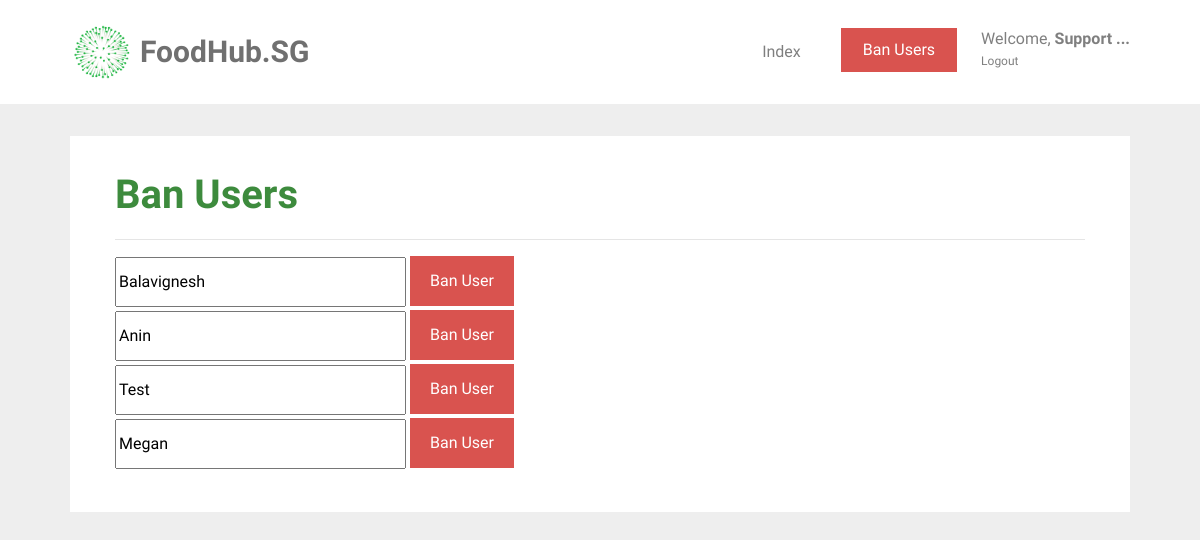
Before: /ban_user (signed in) with the older database file.
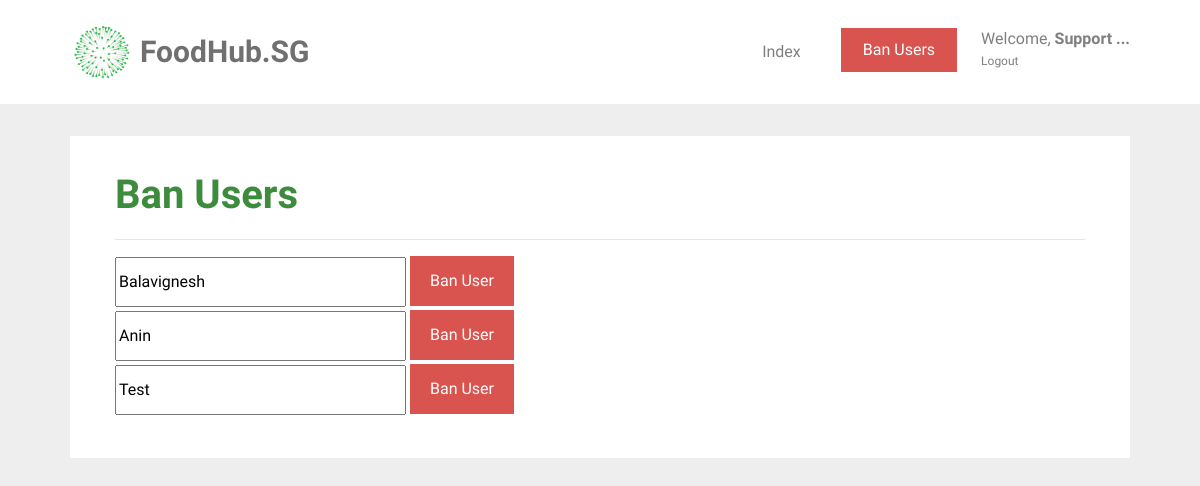
After: the same page with the newer database file.
### tables this page shows
CREATE TABLE user (
  id INTEGER PRIMARY KEY AUTOINCREMENT,
  name TEXT NOT NULL,
  email VARCHAR(512) UNIQUE NOT NULL,
  password TEXT NOT NULL,
  height INTEGER NOT NULL,
  weight INTEGER NOT NULL,
  location TEXT NOT NULL,
  status BOOLEAN NOT NULL
);

### foodhubsg/support.py (the view, shortened to what this page needs)
@bp.route('/ban_user', methods=('GET', 'POST'))
@permission_required
def ban_user():
    db= get_db()
    users = db.execute('SELECT * FROM user').fetchall()
    return render_template('support/ban_users.html', users=users)

### foodhubsg/auth.py (called while the page is built)
def permission_required(view):
    @functools.wraps(view)
    def wrapped_view(**kwargs):
        if g.user is None:
            return redirect(url_for('auth.login'))
        if g.user["id"] != 0:
            flash("You do not have sufficient privileges to enter that page")
            return redirect(url_for('food.index'))
        return view(**kwargs)
    return wrapped_view

@bp.before_app_request
def load_logged_in_user():
    user_id = session.get('user_id')
    if user_id is None:
        g.user = None
    else:
        g.user = get_db().execute(
            'SELECT * FROM user WHERE id = ?', (user_id,)
        ).fetchone()

### foodhubsg/db.py (called while the page is built)
def get_db():
    if 'db' not in g:
        g.db = sqlite3.connect(
            current_app.config['DATABASE'],
            detect_types=sqlite3.PARSE_DECLTYPES
        )
        g.db.row_factory = sqlite3.Row
    return g.db

### foodhubsg/templates/support/ban_users.html (shortened to what this page needs)
{% extends 'base.html' %}
{% block content %}
<div id="colorlib-container">
    <div class="container">
        <div class="box1">
        <div class="row row-pb-md">
            <div class="col-md-12">
            <h1 class="font_color"><b>Ban Users</b></h1>
            <hr>
                {% for user in users %}
                    {% if user["id"] != 0 %}
                        <form method="post" action="">
                            <input type="text" value="{{ user["name"] }}" id="name" name="name" style='width: 30%;' readonly>
                            {% if user["status"] == 0 %}
                                <input type="submit" value="Ban User" name="action" class="btn btn-primary" style='background-color: #d9534f; height: 50px;'>
                            {% elif user["status"] == 1 %}
                                <input type="submit" value="Unban User" name="action" class="btn btn-primary" style="background-color: #4CAF50; height: 50px;">
                            {% endif %}
                        </form>
                    {% endif %}
                {% endfor %}
            </div>
        </div>
    </div>
</div>
</div>
 {% endblock %}

### foodhubsg/templates/base.html (shortened to what this page needs)
<!doctype html>
<link rel="stylesheet" href="https://cdnjs.cloudflare.com/ajax/libs/font-awesome/4.7.0/css/font-awesome.min.css">
<link rel="stylesheet" href="https://stackpath.bootstrapcdn.com/bootstrap/4.1.3/css/bootstrap.min.css">
<link rel="stylesheet" href="../static/css/animate.css">
<link rel="stylesheet" href="../static/css/icomoon.css">
<link rel="stylesheet" href="../static/css/magnific-popup.css">
<link rel="stylesheet" href="../static/css/owl.carousel.min.css">
<link rel="stylesheet" href="../static/css/style.css">
    {% block navbar %}
        <nav class="navbar navbar-light bg-white">
            <div class="container">
                <a class="navbar-brand" href="{{ url_for('index') }}">
                    <img src="../static/images/healthhub-logo.png" width="65px" height="60px" class="d-inline-block align-top" alt="FoodHub.SG Logo">
                    <span id="webname">FoodHub.SG</span>
                </a>
                {% if g.user %}
                    {% if g.user["id"] == 0 %}
                        <ul class="navbar-nav ml-auto">
                            <li class="nav-item">
                                <a class="nav-link" href="{{ url_for('support.support') }}">Index</a>
                            </li>
                            <li class="nav-item">
                                <a href="{{ url_for('support.ban_user') }}"><button type="button" class="btn btn-danger">Ban Users</button></a>
                            </li>
                            <li class="nav-item settings nav-link">
                                <a class="nav-link" id="settings-link">
                                    Welcome, <span id="nav-name">{{ g.user['name'] }}!</span>
                                </a>
                                <a class="nav-link" id="logout-link" href="{{ url_for('auth.logout') }}">
                                    Logout
                                </a>
                            </li>
                        </ul>
                    {% endif %}
                {% endif %}
                {% endblock %}
            </div>
        </nav>
<section class="content">
    {% block content %}{% endblock %}
</section>

### foodhubsg/static/css/style.css (style rules this page uses)
.font_color { color: #3d8b3d; }
a { color: #F6490D; -webkit-transition: 0.5s; -o-transition: 0.5s; transition: 0.5s; }
h1, h2, h3, h4, h5, h6, figure { color: #707070; font-weight: 400; margin: 0 0 20px 0; }
#colorlib-container, #colorlib-instagram, #colorlib-about, #colorlib-contact, #colorlib-footer { padding: 2em 0; clear: both; }
.content { display: block; }
input[type="text"] { height: 50px; }
.btn { margin-right: 4px; margin-bottom: 4px; font-size: 16px; font-weight: 400; -webkit-border-radius: 30px; -moz-border-radius: 30px; -ms-border-radius: 30px; border-radius: 30px; -webkit-transition: 0.5s; -o-transition: 0.5s; transition: 0.5s; padding: 8px 20px; }
.btn-primary { background: #F6490D; color: #fff; }
.btn-danger { background: #d9534f; color: #fff; border: 2px solid #d9534f; }
.row-pb-md { padding: 2em !important; }
.btn-primary { border-radius: 0; border-width: 0; }
.btn { border-radius: 0; }
.box1 { background: #ffffff; padding: 0.5em; margin-bottom: 3em; transition: box-shadow 0.5s; }
.row.row-pb-md { margin: -5px -10px 0 -10px; }
.container { padding-right: 2.5em; padding-left: 2.5em; }
#nav-name { font-weight: bold; }
.navbar-nav { flex-direction: row; }
.nav-item { padding: 10px 10px 10px 10px; margin: 10px; }
.navbar-nav > .settings { position: relative; display: block; margin-right: 0; padding-right: 0; margin-left: 0; padding-left: 0; color: #4CAF50; }
.settings > .nav-link { line-height: 22px; padding: 0; }
#logout-link { font-size: 12px; }
#webname { color: #707070; font-weight: bold; font-size: 30px; }
.bg-white { background-color: white; }

Changed rows visible on the page:
removed user: name "Megan"
